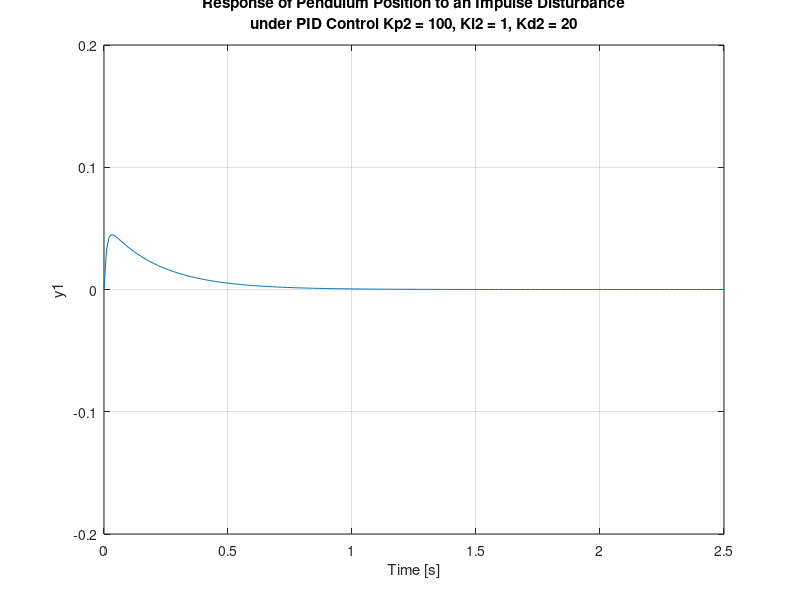

MATLAB code for this plot:
%% MECA482, 05/18/2020,Group 13 Project, 
% PID Controller Example
% Parameters and attempt one

m_p = 0.5; 
m = 0.5;   
b = 0.1;
I = 0.006;
g = 9.8;
l = 0.3;
q = (m_p+m)*(I+m*l^2)-(m*l)^2;
s = tf('s');
P_pend = (m*l*s/q)/(s^3 + (b*(I + m*l^2))*s^2/q - ((m_p + m)*m*g*l)*s/q - b*m*g*l/q);

Kp = 50;
Ki = 5;
Kd = 50;
C = pid(Kp,Ki,Kd);
T = feedback(P_pend,C);

t=0:0.01:10;
impulse(T,t)
title({'Response of Pendulum Position to an Impulse Disturbance';'under PID Control: Kp = 50, Ki = 5, Kd = 50'});
% attempt two 
Kp2 = 100;
Ki2 = 1;
Kd2 = 20;
C2 = pid(Kp2,Ki2,Kd2);
T2 = feedback(P_pend,C2);
t2=0:0.01:10;
impulse(T2,t2)
axis([0, 2.5, -0.2, 0.2]);
title({'Response of Pendulum Position to an Impulse Disturbance';'under PID Control Kp2 = 100, Ki2 = 1, Kd2 = 20'});

